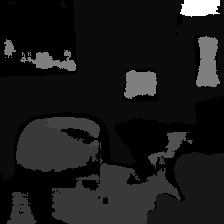
#> input picture results/fcn_tensorflow/active_vision/000210005090101.png, 224 x 224 px; its folder holds only this picture in this run
$ python color_labeled_results.py
#> lines starting #> are read from the running program, lines starting #| are printed output that depends on the picture
#> further down, pred is the input picture: shape (224, 224); min 0, max 22, mean 2.3
### core/helpers.py
import numpy as np


def depthLabelToRgb(pred, colors):
    rows,cols = pred.shape
#> rows = 224; cols = 224
    new_image = np.zeros((rows,cols,3), np.uint8)
    new_image[:] = (255, 255, 255)
    for i in range(rows):
        for j in range(cols):
            k = pred[i,j]
            new_image[i, j] = colors.get(k)
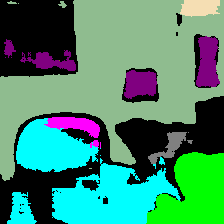
#> new_image: shape (224, 224, 3); mean of channels 0, 1, 2 109.5, 137.8, 67.6; drawn as B, G, R
    return new_image

### color_labeled_results.py
import glob
import datetime
import os
import cv2
from core import metrics
from core import region_evaluation
from core import helpers
import os.path as osp
from pathlib import Path
from random import randrange

#colors = {}
#for index, value in enumerate(range(0,256)):
#  colors.update({index: (randrange(256), randrange(256), randrange(256))})

colors = {
    0: (0, 0, 0), #error
    1: (143,188,143), #parede
    2: (0,255,0), #chão
    3: (255,0,0), #armário
    4: (0,255,255), #cama
    5: (255,255,0), #cadeira
    6: (255,0,255), #sofá
    7: (128,128,128), #mesa
    8: (0,0,128), #porta
    9: (0,128,128), #janela
    10: (0,128,0), #estante de livros
    11: (128,0,128), #quadro
    12: (128,128,0), #balcão
    13: (128,0,0), #persianas
    14: (71,99,255), #escrevaninha
    15: (128,128,240), #prateleiras
    16: (0,69,255), #cortina
    17: (32,165,218), #cômoda
    18: (144,238,144), #travesseiro
    19: (237,149,100), #espelho
    20: (130,0,75), #tapete
    21: (180,105,255), #roupas
    22: (179,222,245), #teto
    23: (19,69,139), #livros
    24: (30,105,210), #geladeira
    25: (96,164,244), #tv
    26: (144,128,112), #papel
    27: (222,196,176), #toalha
    28: (0,100,0), #chuveiro
    29: (79,79,47), #caixa
    30: (255,191,0), #conselho de administração
    31: (143,143,188), #pessoa
    32: (238,130,238), #mesa de cabeceira
    33: (50,205,154), #vaso sanitário
    34: (34,34,178), #pia
    35: (60,20,220), #lâmpada
    36: (122,160,255), #banheira
    37: (60,60,60), #saco
    38: (0,0,255) #meio
}

files = glob.glob("results/**/*.png", recursive=True)

for imagePath in files:
    if "rednet" in str(imagePath) or "fcn_tensorflow" in str(imagePath) or "fusenet_pytorch" in str(imagePath):
        print('imagePath: ' + imagePath)
        pathRgb = Path(imagePath)
        datasetName = osp.basename(str(pathRgb.parent))
        # print('datasetName: ' + datasetName)
        parentDatasetDir = str(pathRgb.parent)

        coloredDir = str(parentDatasetDir) + 'colored/'
        os.makedirs(coloredDir, exist_ok=True)
        pred = cv2.imread(imagePath, cv2.IMREAD_GRAYSCALE)
        cv2.imwrite(coloredDir+os.path.basename(imagePath), helpers.depthLabelToRgb(pred, colors))
#> pass 2 of the loop `for imagePath in files:`:
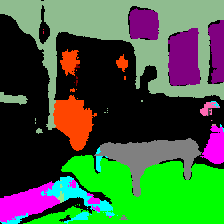
#> input picture results/fcn_tensorflow/active_visioncolored/000210000020101.png, 224 x 224 px
#> `pred = cv2.imread(imagePath, cv2.IMREAD_GRAYSCALE)`:
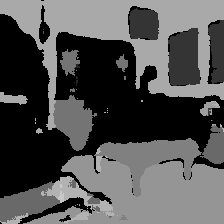
#> pred: shape (224, 224); min 0, max 199, mean 82.2
#> (the run stopped early here; a loop or call above may not have finished)
